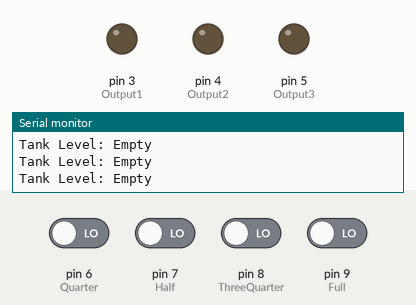
Bench run of a sketch on a simulated Arduino Uno, built with avr-gcc and run on an emulated ATmega328P. On the bench: output pins drawn as LEDs (lit = HIGH), the last lines printed to the serial monitor. The inputs (shaded band) are chosen by the test bench; at power-on: pin 6 (Quarter), pin 7 (Half), pin 8 (ThreeQuarter), pin 9 (Full) LOW.

Above: at 12.5 s.
12.6 s: pin 6 (Quarter) driven HIGH
At 18.3 s:
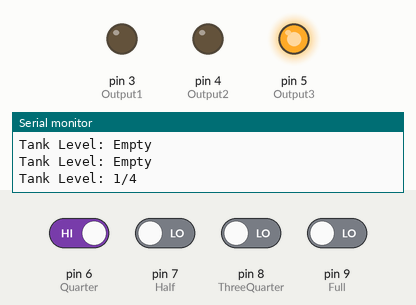
21.7 s: pin 8 (ThreeQuarter) driven HIGH
At 26.3 s:
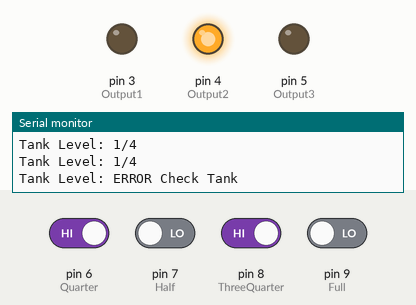
30.2 s: pin 7 (Half) driven HIGH and pin 9 (Full) driven HIGH
At 37.12 s:
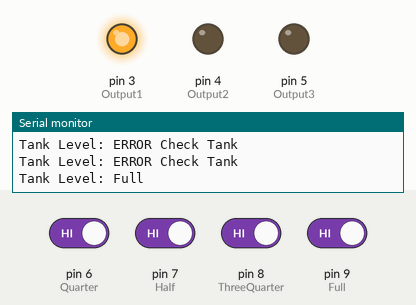
Timing chart, 0 to 44.7 s (numbered marks = the images above; inputs shaded):
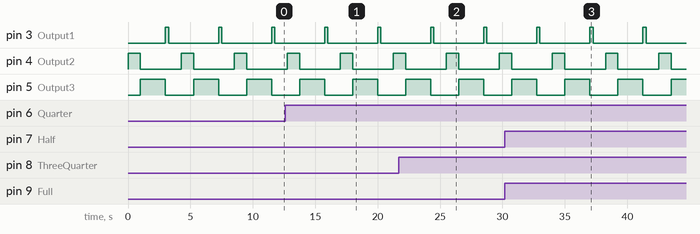

Measured:
- by itself, pin 3 (Output1): alternates HIGH for 0.25 s and LOW for 4.0 s
- by itself, pin 4 (Output2): alternates HIGH for 1.0 s and LOW for 3.3 s
- by itself, pin 5 (Output3): alternates HIGH for 2.0 s and LOW for 2.3 s

The sketch:

HWValidation.ino
```cpp
#define Output1 3
#define Output2 4
#define Output3 5
#define Quarter 6
#define Half 7
#define ThreeQuarter 8
#define Full 9
String LastLevel;

void setup() {
  Serial.begin(9600);
  pinMode(Output1,OUTPUT);
  pinMode(Output2,OUTPUT);
  pinMode(Output3,OUTPUT);
  pinMode(Quarter,INPUT);
  pinMode(Half,INPUT);
  pinMode(ThreeQuarter,INPUT);
  pinMode(Full,INPUT);
  Serial.println("Starting up");
}

void loop() {
digitalWrite(Output2,HIGH);
delay(1000);
digitalWrite(Output2,LOW);
digitalWrite(Output3,HIGH);
delay(1000);delay(1000);
digitalWrite(Output3,LOW);

digitalWrite(Output1,HIGH); // Energize the Galvanic sensors
ReadTankLevel();
digitalWrite(Output1,LOW); // Turn off the sensors
delay(1000);
}

void ReadTankLevel(){
  delay(250); // delay to allow the sensors to be powered up.
  byte TankStatus;
  bitWrite(TankStatus,0,digitalRead(Quarter));
  bitWrite(TankStatus,1,digitalRead(Half));
  bitWrite(TankStatus,2,digitalRead(ThreeQuarter));
  bitWrite(TankStatus,3,digitalRead(Full));

  switch(TankStatus){
     case 0:
      LastLevel = "Empty";
      break;
    case 1:
      LastLevel = "1/4";
      break;
    case 3:
      LastLevel = "1/2";
      break;
    case 7:
      LastLevel = "3/4";
      break;
    case 15:
      LastLevel = "Full";
      break;
    default:
      LastLevel = "ERROR Check Tank";
    break;
  }

Serial.print("Tank Level: ");
Serial.println(LastLevel);
}
```
